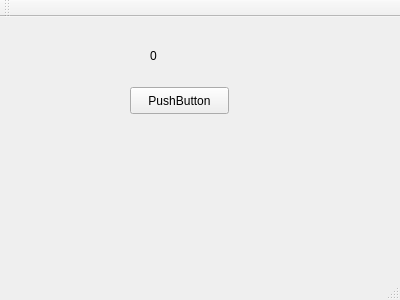
<?xml version="1.0" encoding="UTF-8"?>
<ui version="4.0">
 <class>MainWindow</class>
 <widget class="QMainWindow" name="MainWindow">
  <property name="geometry">
   <rect>
    <x>0</x>
    <y>0</y>
    <width>400</width>
    <height>300</height>
   </rect>
  </property>
  <property name="windowTitle">
   <string>MainWindow</string>
  </property>
  <widget class="QWidget" name="centralWidget">
   <widget class="QPushButton" name="pushButton">
    <property name="geometry">
     <rect>
      <x>130</x>
      <y>70</y>
      <width>99</width>
      <height>27</height>
     </rect>
    </property>
    <property name="text">
     <string>PushButton</string>
    </property>
   </widget>
   <widget class="QLabel" name="label">
    <property name="geometry">
     <rect>
      <x>150</x>
      <y>30</y>
      <width>67</width>
      <height>17</height>
     </rect>
    </property>
    <property name="text">
     <string>0</string>
    </property>
   </widget>
  </widget>
  <widget class="QMenuBar" name="menuBar">
   <property name="geometry">
    <rect>
     <x>0</x>
     <y>0</y>
     <width>400</width>
     <height>25</height>
    </rect>
   </property>
  </widget>
  <widget class="QToolBar" name="mainToolBar">
   <attribute name="toolBarArea">
    <enum>TopToolBarArea</enum>
   </attribute>
   <attribute name="toolBarBreak">
    <bool>false</bool>
   </attribute>
  </widget>
  <widget class="QStatusBar" name="statusBar"/>
 </widget>
 <layoutdefault spacing="6" margin="11"/>
 <resources/>
 <connections/>
</ui>
